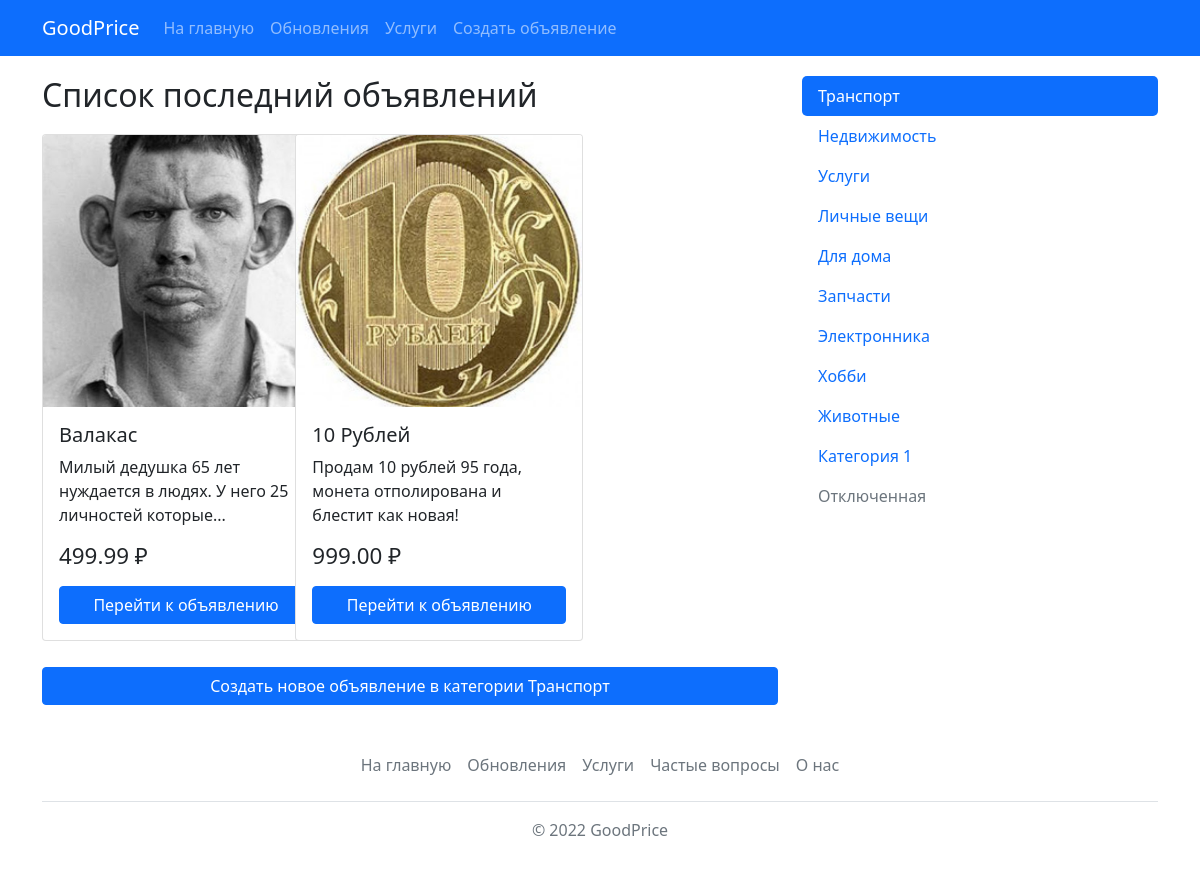
The page /category.php?id=1 on the database as committed earlier.
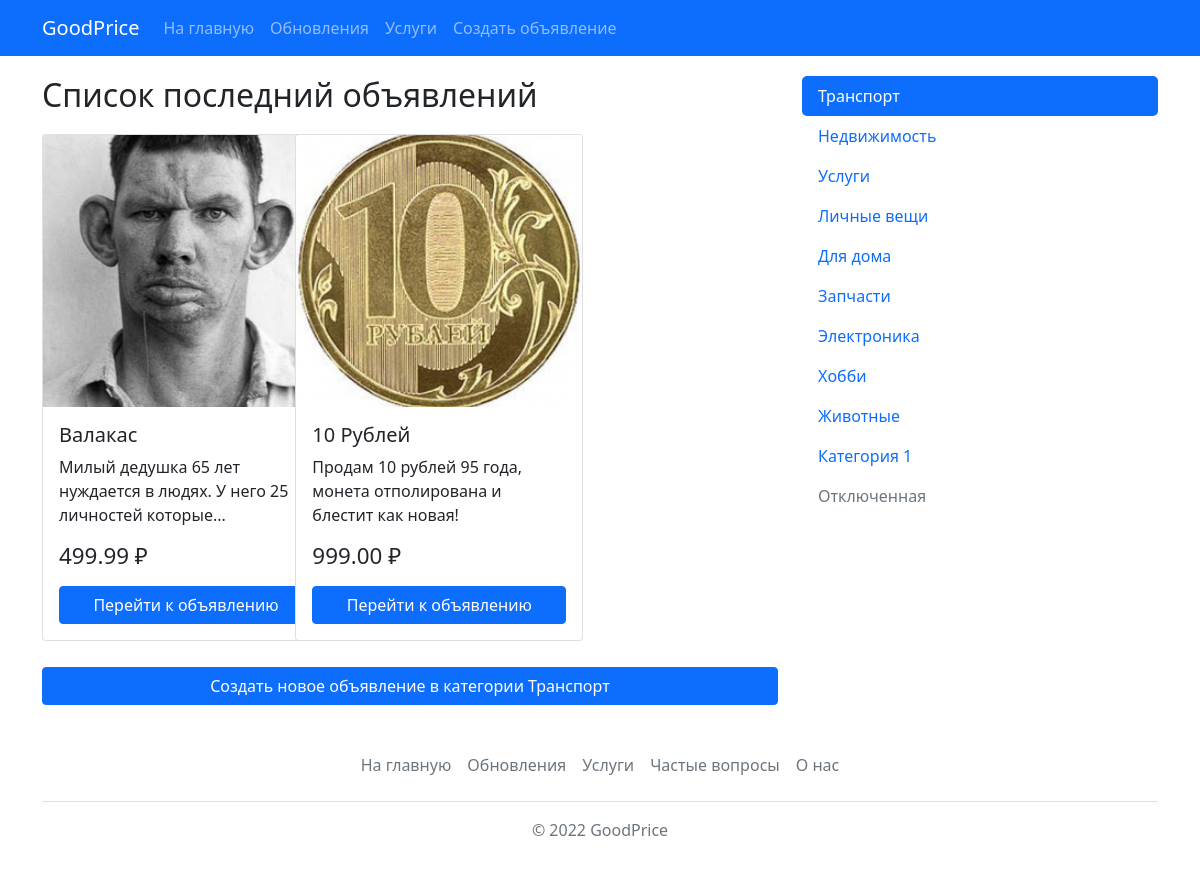
The same page on the database as committed later.
### tables this page shows
CREATE TABLE `categories` (
  `id` int(11) NOT NULL,
  `name` varchar(32) NOT NULL,
  `description` varchar(128) NOT NULL
);

### config.php (called while the page is built, shortened)
<?php
    $getUrl = $_SERVER["REQUEST_URI"];
?>

### category.php (the view, shortened to what this page needs)
<?php
    require_once 'config.php';
    if(isset($_GET['id'])) {
        $categoryId = $_GET['id'];
        $sql = "SELECT * FROM product
                WHERE categoryID = '$categoryId'";
        $productsdb = mysqli_query($dbConnect, $sql) or die(mysqli_error($dbConnect));
        $sql = "SELECT * FROM categories WHERE id = '$categoryId'";
        $query = mysqli_query($dbConnect, $sql) or die(mysqli_error($dbConnect));
        $category = mysqli_fetch_assoc($query);
    } else {
    }
    require_once 'template/header.php';
?>
    <div class="container create">
        <div class="row">
            <div class="col-xl-8">
            <h2 class="col-xl-12">Список последний объявлений</h2>
                <div class="row">
                    <?php if(isset($productsdb)) {
                        foreach($productsdb as $product) {
                            $productName = mb_strimwidth($product['name'], 0, 23, '...');
                            $productText = mb_strimwidth($product['text'], 0, 70, '...');
                            echo "
                            <div class=\"col-xl-4 cardproduct\">
                                <div class=\"card\" style=\"width: 18rem\">
                                    <img src=\"{$product['image']}\" class=\"card-img-top\" alt=\"Купить {$product['name']}\">
                                    <div class=\"card-body\">
                                        <h5 class=\"card-title\">{$productName}</h5>
                                        <p class=\"card-text\">{$productText}</p>
                                        <h6 class=\"price\">{$product['price']} ₽</h6>
                                        <div class=\"d-grid mt-3\">
                                            <a href=\"product.php?id={$product['id']}\" class=\"btn btn-primary\">Перейти к объявлению</a>
                                        </div>
                                    </div>
                                </div>
                            </div>
                            ";
                        }
                    }
                    ?>
                    <div class="col-xl-12 mt-3 d-grid">
                        <a href ="create.php" class="btn btn-primary" type="button">Создать новое объявление в категории <?=$category['name']?></a>
                    </div>
                </div>
            </div>
            <div class="col-xl-4">
                <?php require_once 'template/sidebar.php' ?>
            </div>
        </div>
    </div>
<?php require_once 'template/footer.php' ?>

### template/sidebar.php
<?php
    $sql = "SELECT * FROM categories";
    $query = mysqli_query($dbConnect, $sql) or die(mysqli_error($dbConnect));
?>
                <ul class="nav flex-column">
                    <?php
                        foreach($query as $category) {
                            if($getUrl == '/category.php?id='.$category['id']){
                                $activeSidebar = 'active';
                            } else{
                                $activeSidebar = '';
                            }
                            echo "
                            <li class=\"nav-item\">
                                <a class=\"nav-link $activeSidebar\" href=\"category.php?id={$category['id']}\">{$category['name']}</a>
                            </li>".PHP_EOL;
                        }
                    ?>
                    <li class="nav-item">
                        <a class="nav-link" href="#">Категория 1</a>
                    </li>
                    <li class="nav-item">
                        <a class="nav-link disabled">Отключенная</a>
                    </li>
                </ul>

Rows that differ between the two databases and show on the page:
changed categories: name "Электронника" → "Электроника"
